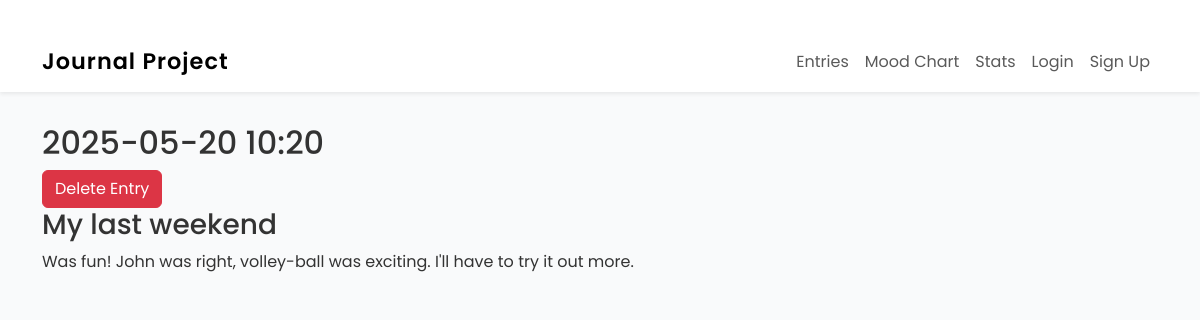
The app's page /entries/entry/9 with its own data.
### entries/models.py (models this page shows, shortened)
class Entry(models.Model): # ← uses django to allow the creation of entries in our journal
    title = models.CharField(max_length=200) # ← for entry titles, dates of creation, formatting
    content = RichTextField()
    date_created = models.DateTimeField(default=timezone.now)
    sentiment_score = models.FloatField(null=True, blank=True)
    user = models.ForeignKey(User, on_delete=models.CASCADE)
    tags = TaggableManager(blank=True)   # ← allows comma-separated tags
    image = models.ImageField( # ← allows for images to be uploaded
        upload_to='entry_images/',
        blank=True,
        null=True
    )  # ← optional image upload
    link = models.URLField( # ← stores URLs
        blank=True
    )  # ← optional single link
    class Meta:
        verbose_name_plural = "Entries"

### entries/views.py (the view)
# urls.py: path("entry/<int:pk>", views.EntryDetailView.as_view(), name="entry-detail"),
class EntryDetailView(DetailView):
    model = Entry

### entries/templates/entries/entry_detail.html
{% extends "entries/base.html" %}
{% block content %}
<article>
    <h2>{{ entry.date_created|date:'Y-m-d H:i' }}</h2>
    <a href="{% url 'entry-delete' entry.pk %}" class="btn btn-danger">Delete Entry</a>
    <h3>{{ entry.title }}</h3>
    <p>{{ entry.content }}</p>
</article>
{% endblock content %}

### entries/templates/entries/base.html (style rules this page uses)
body { font-family: 'Poppins', sans-serif; background-color: #f9fafb; color: #333; }

### records on screen
Entry: date_created "2025-05-20 10:20", title "My last weekend", content "Was fun! John was right, volley-ball was exciting. I'll have to try it out more."
